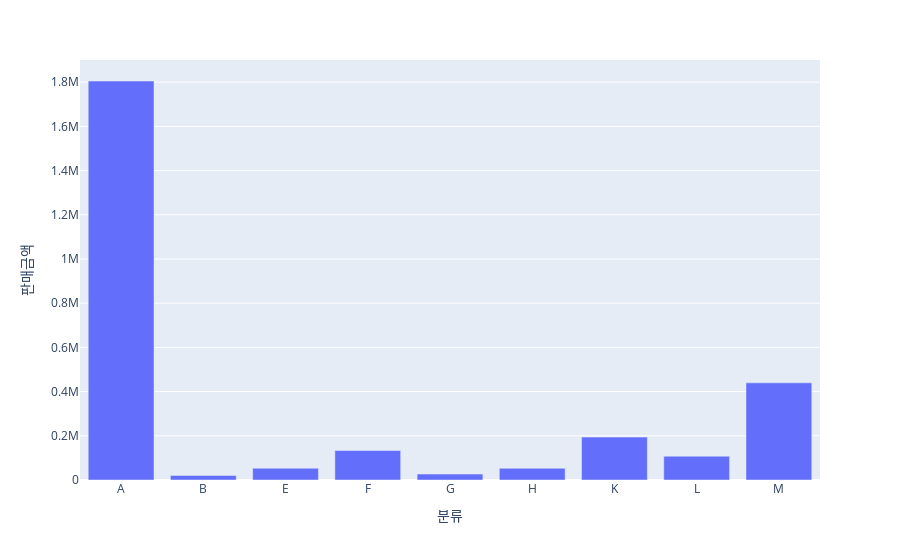

This figure's notebook cell:
### Code cell
px.bar(df3_s, y ='판매금액')

### Figure 1 — Plotly figure (JSON) as saved in the notebook; plotly's stock layout.template omitted (floating-point values rounded to 4 significant figures)
{"data": [{"alignmentgroup": "True", "hovertemplate": " 분류=%{x}<br>판매금액=%{y}<extra></extra>", "legendgroup": "", "marker": {"color": "#636efa", "pattern": {"shape": ""}}, "name": "", "offsetgroup": "", "orientation": "v", "showlegend": false, "textposition": "auto", "type": "bar", "x": ["A", "B", "E", "F", "G", "H", "K", "L", "M"], "xaxis": "x", "y": [1805000.0, 20680.0, 53110.0, 133500.0, 26850.0, 52900.0, 194100.0, 107600.0, 439600.0], "yaxis": "y"}], "layout": {"barmode": "relative", "legend": {"tracegroupgap": 0}, "margin": {"t": 60}, "xaxis": {"anchor": "y", "domain": [0, 1], "title": {"text": " 분류"}}, "yaxis": {"anchor": "x", "domain": [0, 1], "title": {"text": "판매금액"}}}}
